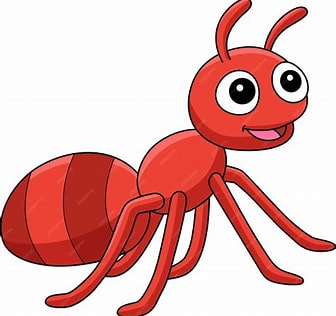
#> input picture Lesson1/ant.jpg, 336 x 316 px, found by its file name
$ python main.py
#> lines starting #> are read from the running program, lines starting #| are printed output that depends on the picture
import cv2
"""
#Ing=cv2.imread("Lesson1/ant.jpg",cv2.IMREAD_COLOR)
Ing=cv2.imread("Lesson1/ant.jpg",cv2.IMREAD_GRAYSCALE)
cv2.imshow ("ant image",Ing)
cv2.waitKey(0)"""

ima2=cv2.imread("Lesson1/ant.jpg")
#> ima2 is the input picture: shape (316, 336, 3); mean B, G, R 177.2, 179.9, 227.6
B, G, R =cv2.split(ima2)
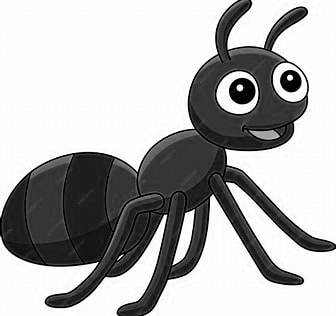
#> B: shape (316, 336); min 0, max 255, mean 177.2
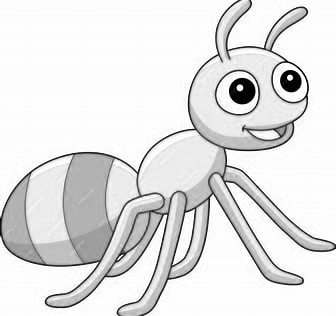
#> R: shape (316, 336); min 0, max 255, mean 227.6
cv2.imshow ("ant image",ima2)
cv2.waitKey(delay=5000)

cv2.imshow("Blue saturated image",B)
cv2.waitKey(delay=5000)

cv2.imshow("Green saturated image",G)
cv2.waitKey(delay=5000)

cv2.imshow("red saturated image",R)
cv2.waitKey(delay=5000)
